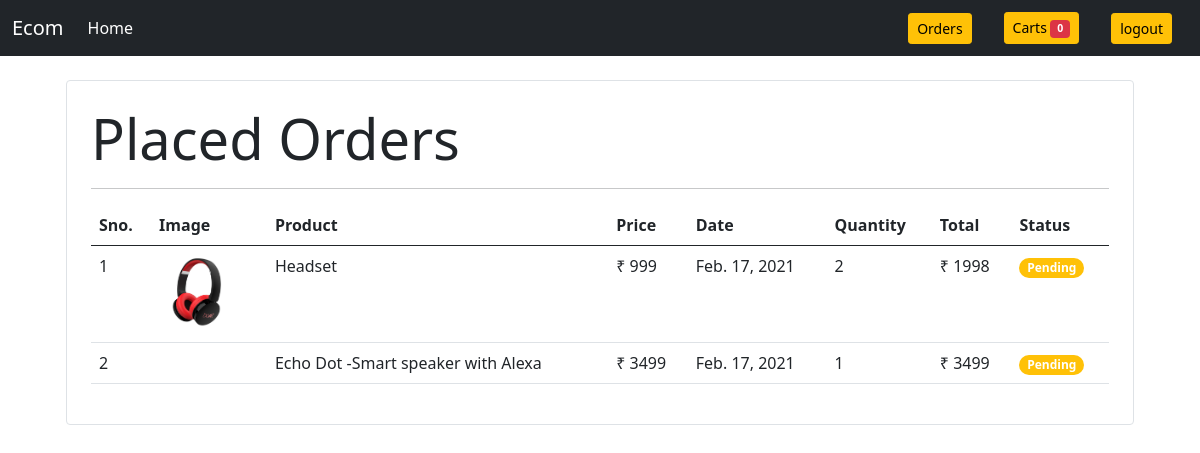
/orders/ (signed in), run on the app's committed database.
### store/models.py (models this page shows, shortened)
class Order(models.Model):
    product = models.ForeignKey(Product,
                                on_delete=models.CASCADE)
    customer = models.ForeignKey(Customer,
                                 on_delete=models.CASCADE)
    quantity = models.IntegerField(default=1)
    price = models.IntegerField()
    address = models.CharField(max_length=50, default='', blank=True)
    phone = models.CharField(max_length=50, default='', blank=True)
    date = models.DateField(default=datetime.datetime.today)
    status = models.BooleanField(default=False)

class Product(models.Model):
    name = models.CharField(max_length=50)
    price = models.IntegerField()
    category = models.ForeignKey(Category, on_delete=models.CASCADE)
    image = models.ImageField(upload_to='static/images')

### store/middlewares/auth.py (the view)
    def middleware(request):
        if not request.session.get('customer'):
            return redirect('login')
        response = get_response(request)
        return response

### store/templatetags/custom_filter.py (called while the page is built)
@register.filter(name='currency')
def currency(number):
    return "₹ " + str(number)

@register.filter(name='multiply')
def multiply(number, number1):
    return number * number1

### store/views.py (called while the page is built)
@auth_middleware
def orders(request):
    if request.method == "GET":
        customer = request.session.get('customer')
        orders = Order.objects.filter(customer=customer)
        return render(request,'store/orders.html',{'orders': orders})

### store/templates/store/orders.html (shortened to what this page needs)
{% extends 'store/base.html' %}
{% load static %}
{% block body %}
{% load cart %}
{% load custom_filter %}
{% if orders %}
<div class="container cart-table">
   <div class="border rounded p-4 m-4">
        <p class="display-4 pl-4 ml-4">Placed Orders</p>
        <hr>
        <table class="table">
            <thead>
                <tr>
                    <th>Sno.</th>
                    <th>Image</th>
                    <th>Product</th>
                    <th>Price</th>
                    <th>Date</th>
                    <th>Quantity</th>
                    <th>Total</th>
                    <th>Status</th>
                </tr>
            </thead>
            <tbody>
                {% for order in orders %}
                <tr>
                    <td>{{forloop.counter}}</td>
                    <td><img style="height: 80px;" class="rounded-circle" src="{{order.product.image.url}}" alt=""></td>
                    <td>{{order.product.name}}</td>
                    <td>{{order.price|currency}}</td>
                    <td>{{order.date}}</td>
                    <td>{{order.quantity}}</td>
                    <td>{{order.quantity|multiply:order.price|currency}}</td>
                    {% if order.status %}
                        <td ><span class="badge rounded-pill bg-success">Completed</span></td>
                    {% else %}
                        <td ><span class="badge rounded-pill bg-warning">Pending</span></td>
                    {% endif %}
                </tr>
                {% endfor %}
            </tbody>
        </table>
   </div>
</div>
{% endif %}
{% endblock body %}

### data on the page
Order: product.image (picture), product.name "Headset", price "₹ 999", date "Feb. 17, 2021", quantity "2", quantity|multiply "₹ 1998", status "Pending"
Order: product.name "Echo Dot -Smart speaker with Alexa", price "₹ 3499", date "Feb. 17, 2021", quantity "1", quantity|multiply "₹ 3499", status "Pending"

### other printed values
{{ request.session.cart.keys|length }} "0"
